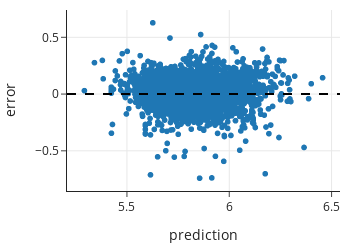

The notebook cell this image was saved under:
### Code cell
fig = px.scatter(x=prediction, y=error,
           labels=dict(x='prediction', y='error'),
           width=350, height=250)

fig.add_hline(0, line_width=2, line_dash='dash', opacity=1)
fig.show()

### Figure 1 — Plotly figure (JSON) as saved in the notebook; plotly's stock layout.template omitted (floating-point values rounded to 4 significant figures; data arrays with more than 128 entries replaced by an {"elided": "..."} marker saying what was removed)
{"data": [{"hovertemplate": "prediction=%{x}<br>error=%{y}<extra></extra>", "legendgroup": "", "marker": {"color": "#1F77B4", "symbol": "circle"}, "mode": "markers", "name": "", "showlegend": false, "type": "scattergl", "x": {"elided": "2667 float values"}, "xaxis": "x", "y": {"elided": "2667 float values"}, "yaxis": "y"}], "layout": {"height": 250, "legend": {"tracegroupgap": 0}, "shapes": [{"line": {"dash": "dash", "width": 2}, "opacity": 1, "type": "line", "x0": 0, "x1": 1, "xref": "x domain", "y0": 0, "y1": 0, "yref": "y"}], "width": 350, "xaxis": {"anchor": "y", "autorange": true, "domain": [0, 1], "range": [5.207, 6.541], "title": {"text": "prediction"}, "type": "linear"}, "yaxis": {"anchor": "x", "autorange": true, "domain": [0, 1], "range": [-0.854, 0.7406], "title": {"text": "error"}, "type": "linear"}}}
